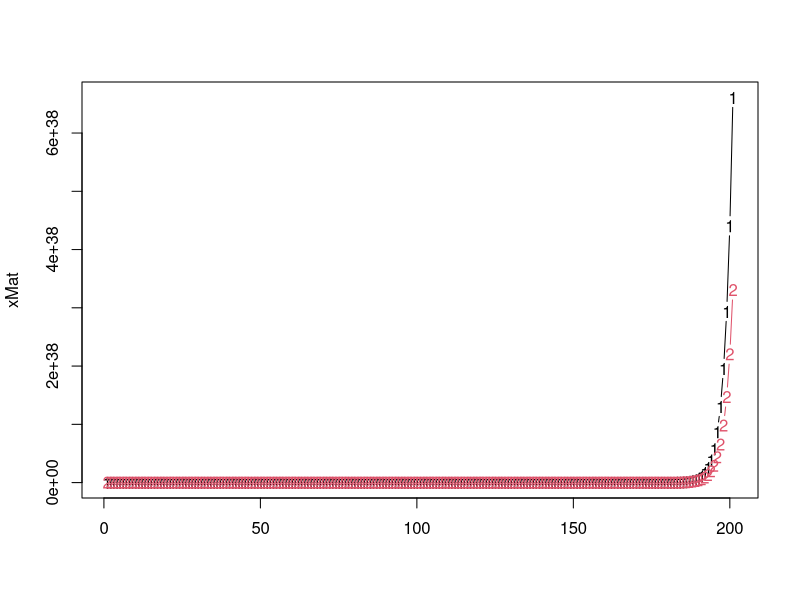
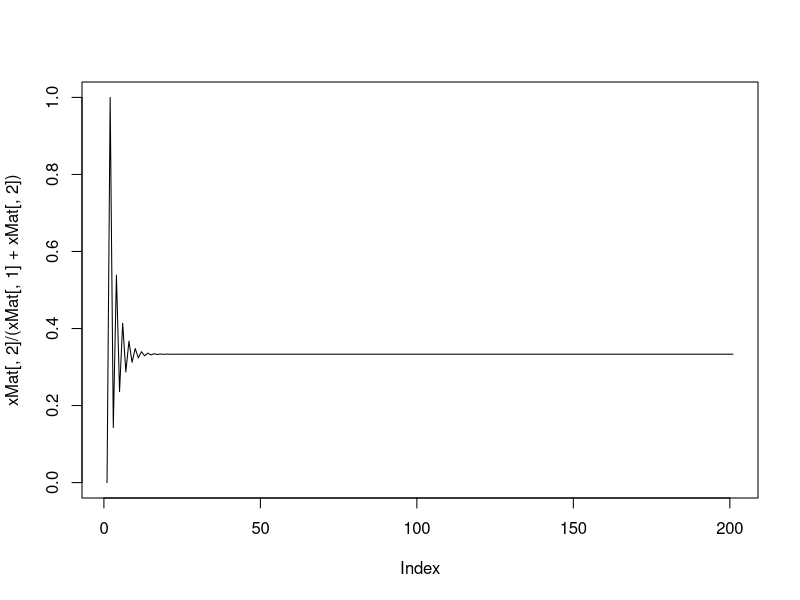
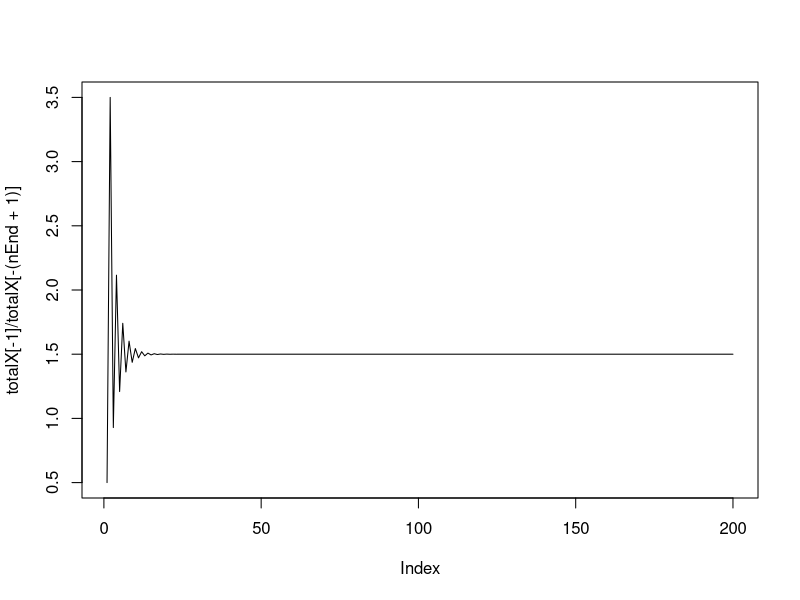

Write the R code that produced these figures, in order.
#the industrial revolution and its consequences have been a disaster for the human race
#define matrix
A=rbind(c(0,3),c(0.5,0.5))
#intitial condition
x0 = c(10000,0)
# how long
nEnd = 200
#store the output
xMat = matrix(NA,nEnd+1,2)
xMat[1,]=x0
# run the model
for(n in 1:nEnd) xMat[(n+1),] = A%*%xMat[n,]
#plot
matplot(xMat,type="b",lty=1)
# plot fraction of adults
plot(xMat[,2]/(xMat[,1]+xMat[,2]),type="l")
# change in pop from one time step to another
totalX=rowSums(xMat)
plot(totalX[-1] / totalX[-(nEnd+1)],type="l")